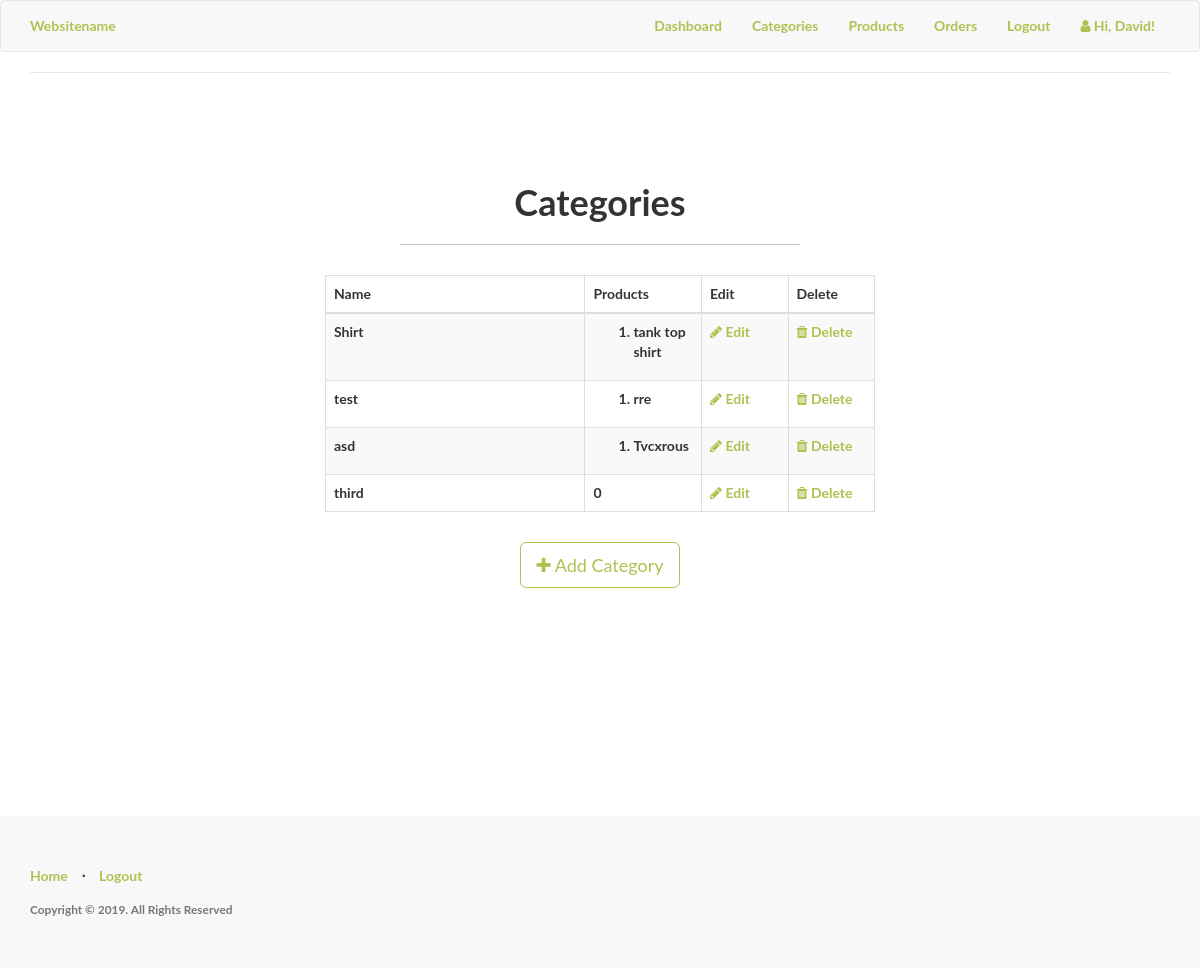
The app's page /admin/categories (signed in), older data.
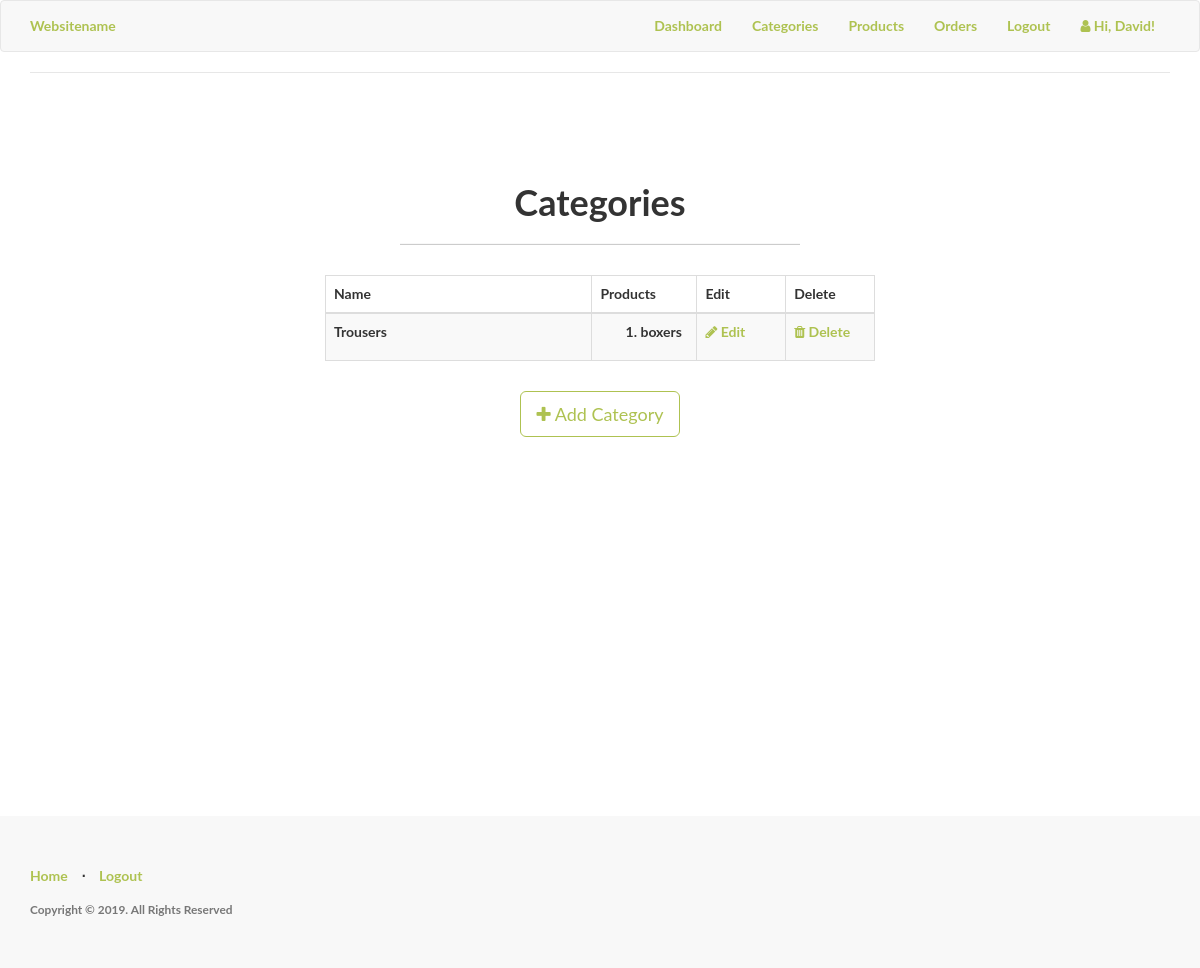
The same page, newer data.
### app/models.py (models this page shows, shortened)
class User(UserMixin, db.Model):
	__tablename__="user"
	id = db.Column(db.Integer, primary_key=True)
	firstname = db.Column(db.String(24), index=True)
	lastname = db.Column(db.String(24), index=True)
	email = db.Column(db.String(50), index=True, unique=True)
	password_hash = db.Column(db.String)
	phonenumber = db.Column(db.String(18), index=True, unique=True)
	is_admin = db.Column(db.Boolean, default = False)
	order = db.relationship('Order', backref='my_orders')
	kart = db.relationship('Kart', uselist=False, backref='user_kart')
	shipping_info = db.relationship('ShippingInfo', backref='role',lazy='dynamic')

class Categories(db.Model):
	id = db.Column(db.Integer, primary_key=True)
	category_name  = db.Column(db.String(20), index = True)
	product = db.relationship('Products', backref='products_categories')

class Products(db.Model):
	__tablename__ = 'product'
	id = db.Column(db.Integer, primary_key=True)
	product_name = db.Column(db.String(100), index=True)
	product_price = db.Column(db.Integer, index=True)
	product_image = db.Column(db.String(120),index=True)
	product_description = db.Column(db.String(200), index=True)
	product_stock = db.Column(db.Integer, index = True)
	categories_id = db.Column(db.Integer, db.ForeignKey('categories.id'))
	variation = db.relationship('ProductVariations', backref='product_variation')
	'''
		foreign key for product.id
		test this weda its one order several products or several orders, serveral products
		using many to many for now
		#many many rel with order
	'''
	order = db.relationship("Order", secondary = association_table)

### app/admin/routes.py (the view)
@admin.route('/categories', methods = ['GET','POST'])
@login_required
def list_categories():
	check_admin()
	categories = Categories.query.all()
	return render_template('admin/categories/categories.html', title = "Product Categories",
		categories = categories)

### app/admin/routes.py (called while the page is built)
def check_admin():
	if not current_user.is_admin:
		abort(403)

### app/models.py (called while the page is built)
@login_manager.user_loader
def load_user(id):
    return User.query.get(int(id))

### app/templates/admin/categories/categories.html (shortened to what this page needs)
{% import "bootstrap/utils.html" as utils %}
{% extends "header.html" %}
{% block body %}
<div class="content-section">
  <div class="outer">
    <div class="middle">
      <div class="inner">
        <br/>
        <br/>
        <h1 style="text-align:center;">Categories</h1>
        {% if categories %}
          <hr class="intro-divider">
          <div class="center">
            <table class="table table-striped table-bordered">
              <thead>
                <tr>
                  <th width="45%"> Name </th>
                  <th width="15%"> Products</th>
                  <th width="15%"> Edit </th>
                  <th width="15%"> Delete </th>
                </tr>
              </thead>
              <tbody>
              {% for category in categories %}
                <tr>
                  <td> {{ category.category_name }} </td>
                    {% if category.product == [] %}
                    <td>
                      0
                    </td>
                    {% else %}
                  <td>
                      <ol>
                        {% for name in category.product %}
                          <li>
                            {{ name.product_name }}
                          </li>
                          {% endfor %}
                        </ol>
                  </td>
                  {% endif %}
                  <td>
                    <a href="{{ url_for('admin.edit_category', id=category.id) }}">
                      <i class="fa fa-pencil"></i> Edit
                    </a>
                  </td>
                  <td>
                    <a href="{{ url_for('admin.delete_category', id=category.id) }}">
                      <i class="fa fa-trash"></i> Delete
                    </a>
                  </td>
                </tr>
              {% endfor %}
              </tbody>
            </table>
          </div>
          <div style="text-align: center">
        {% else %}
          <div style="text-align: center">
            <h3> No categories have been added. </h3>
            <hr class="intro-divider">
        {% endif %}
          <a href="{{ url_for('admin.add_category') }}" class="btn btn-default btn-lg">
            <i class="fa fa-plus"></i>
            Add Category
          </a>
        </div>
      </div>
    </div>
  </div>
</div>
{% endblock %}

### app/templates/header.html (shortened to what this page needs)
<!DOCTYPE html>
<html lang="en">
<head>
    <link href="https://maxcdn.bootstrapcdn.com/bootstrap/3.3.7/css/bootstrap.min.css" rel="stylesheet">
	<link href="https://maxcdn.bootstrapcdn.com/font-awesome/4.7.0/css/font-awesome.min.css" rel="stylesheet">
    <link href="{{ url_for('static', filename='css/style.css') }}" rel="stylesheet">
</head>
<body>
<header>
    <nav class="navbar navbar-default navbar topnav" role="navigation">
        <div class="container topnav">
          <div class="navbar-header">
              <a class="navbar-brand topnav" href="{{ url_for('home.homepage') }}">Websitename</a>
          </div>
          <div class="collapse navbar-collapse" id="bs-example-navbar-collapse-1">
            <ul class="nav navbar-nav navbar-right">
                {% if current_user.is_authenticated %}
                  {% if current_user.is_admin %}
                    <li><a href="{{ url_for('home.admin_dashboard') }}">Dashboard</a></li>
                    <li><a href="{{ url_for('admin.list_categories') }}">Categories</a></li>
                    <li><a href="{{ url_for('admin.list_products') }}">Products</a></li>
                    <li><a href="#">Orders</a></li>
                  {% else %}
                    <li><a href="{{ url_for('users.cart') }}">Cart</a></li>
                  {% endif %}
                  <li><a href="{{ url_for('auth.logout') }}">Logout</a></li>
                  <li><a><i class="fa fa-user"></i>  Hi, {{ current_user.firstname }}!</a></li>
                {% else %}
                  <li><a href="{{ url_for('home.homepage') }}">Home</a></li>
                  <li><a href="{{ url_for('auth.register') }}">Register</a></li>
                  <li><a href="{{ url_for('auth.login') }}">Login</a></li>
                  <li><a href="{{ url_for('users.cart') }}">Cart</a></li>
                {% endif %}
            </ul>
          </div>
        </div>
    </nav>
</header>
    <div class="wrapper container">
      {% block body %}
      {% endblock %}
      <div class="push"></div>
    </div>
    <footer>
        <div class="container">
            <div class="row">
                <div class="col-lg-12">
                    <ul class="list-inline">
					    <li><a href="{{ url_for('home.homepage') }}">Home</a></li>
					    <li class="footer-menu-divider">⋅</li>
					    {% if current_user.is_authenticated %}
					      <li><a href="{{ url_for('auth.logout') }}">Logout</a></li>
					    {% else %}
					      <li><a href="{{ url_for('auth.register') }}">Register</a></li>
					      <li class="footer-menu-divider">⋅</li>
					      <li><a href="{{ url_for('auth.login') }}">Login</a></li>
					    {% endif %}
					</ul>
                    <p class="copyright text-muted small">Copyright © 2019. All Rights Reserved</p>
                </div>
            </div>
        </div>
    </footer>
</body>
</html>

### app/static/css/style.css (style rules this page uses)
body, html { width: 100%; height: 100%; }
body, h1, h2, h3 { font-family: "Lato", "Helvetica Neue", Helvetica, Arial, sans-serif; font-weight: 700; }
a, .navbar-default .navbar-brand, .navbar-default .navbar-nav>li>a { color: #aec251; }
footer { padding: 50px 0; background-color: #f8f8f8; }
p.copyright { margin: 15px 0 0; }
.btn-default { border-color: #aec251; color: #aec251; }
.center { margin: auto; width: 50%; padding: 10px; }
.content-section { padding: 50px 0; border-top: 1px solid #e7e7e7; }
.footer, .push { clear: both; height: 4em; }
.intro-divider { width: 400px; border-top: 1px solid #f8f8f8; border-bottom: 1px solid rgba(0,0,0,0.2); }
.topnav { font-size: 14px; }
.wrapper { min-height: 100%; height: auto !important; height: 100%; margin: 0 auto -4em; }
.outer { display: table; height: 70%; width: 100%; }
.middle { display: table-cell; vertical-align: middle; }
.inner { margin-left: auto; margin-right: auto; }

Row changes from the older to the newer data that the page shows:
removed Products: product_name "tank top shirt"
removed Categories: category_name "test"
removed Products: product_name "rre", shown under "test"
removed Categories: category_name "asd"
removed Products: product_name "Tvcxrous", shown under "asd"
removed Categories: category_name "third", shows "0"
changed Categories: category_name "Shirt" → "Trousers"
added Products: product_name "boxers"
